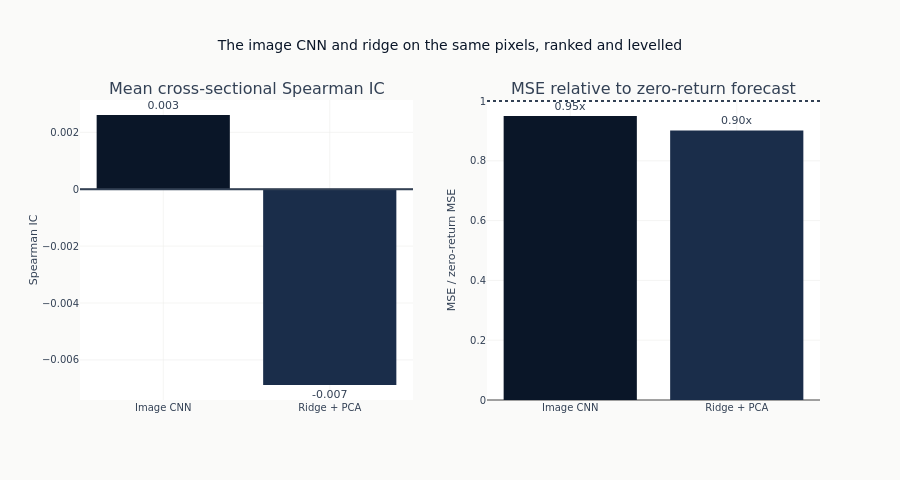

Notebook code cell kept with this figure:
### Markdown cell above
## The image CNN against the linear baseline

Two questions, two panels. The left asks whether the model ordered the funds usefully
on each date; the right asks whether its predicted return levels were closer than
predicting zero. A model can do better on one and worse on the other, and both are
reported because acting on a forecast uses the ordering while fitting one minimises
the squared error.

The baseline starts from the *same pixels*, reduces them to `n_components` principal
components and maps those linearly to the label. Holding the encoding fixed on both
sides is what makes the two comparable at all, but it does not isolate convolution:
the two pipelines also differ in how many inputs they see, in whether the map is
linear, and in how each is fitted and penalised. Read the bars as two pipelines
built on one encoding, not as a measurement of what convolution contributed.

Neither bar says anything about whether the encoding itself was worth doing. That
would need a model fitted on the raw window, which the earlier notebooks in this
section supply.

### Code cell
model_names = ["Image CNN", "Ridge + PCA"]
ic_values = [test_ic, ridge_ic]
mse_ratios = [test_mse / zero_mse, ridge_mse / zero_mse]
bar_palette = {"Image CNN": COLORS["blue"], "Ridge + PCA": COLORS["slate"]}

fig = make_subplots(
    rows=1,
    cols=2,
    subplot_titles=("Mean cross-sectional Spearman IC", "MSE relative to zero-return forecast"),
)
for model_name, ic_value, mse_ratio in zip(model_names, ic_values, mse_ratios, strict=True):
    fig.add_trace(
        go.Bar(
            x=[model_name],
            y=[ic_value],
            name=model_name,
            marker_color=bar_palette[model_name],
            text=[f"{ic_value:.3f}"],
            textposition="outside",
            showlegend=False,
        ),
        row=1,
        col=1,
    )
    fig.add_trace(
        go.Bar(
            x=[model_name],
            y=[mse_ratio],
            name=model_name,
            marker_color=bar_palette[model_name],
            text=[f"{mse_ratio:.2f}x"],
            textposition="outside",
            showlegend=False,
        ),
        row=1,
        col=2,
    )

fig.add_hline(y=0, line_color=COLORS["neutral"], row=1, col=1)
fig.add_hline(y=1, line_dash="dot", line_color=COLORS["neutral"], row=1, col=2)
fig.update_layout(
    title="The image CNN and ridge on the same pixels, ranked and levelled",
    height=480,
)
fig.update_yaxes(title_text="Spearman IC", row=1, col=1)
fig.update_yaxes(title_text="MSE / zero-return MSE", row=1, col=2)
show_plotly_with_alt(
    fig,
    "Two bar panels, one bar per model. The left panel gives each model's mean "
    "cross-sectional Spearman IC against a line at zero; the right gives its test MSE "
    "as a multiple of the zero forecast's, against a dotted line at one.",
)

### Figure 1 — Plotly figure (JSON) as saved in the notebook; plotly's stock layout.template omitted (floating-point values rounded to 4 significant figures)
{"data": [{"marker": {"color": "#0a1628"}, "name": "Image CNN", "showlegend": false, "text": ["0.003"], "textposition": "outside", "type": "bar", "x": ["Image CNN"], "xaxis": "x", "y": [0.002609], "yaxis": "y"}, {"marker": {"color": "#0a1628"}, "name": "Image CNN", "showlegend": false, "text": ["0.95x"], "textposition": "outside", "type": "bar", "x": ["Image CNN"], "xaxis": "x2", "y": [0.9502], "yaxis": "y2"}, {"marker": {"color": "#1a2d4a"}, "name": "Ridge + PCA", "showlegend": false, "text": ["-0.007"], "textposition": "outside", "type": "bar", "x": ["Ridge + PCA"], "xaxis": "x", "y": [-0.006882], "yaxis": "y"}, {"marker": {"color": "#1a2d4a"}, "name": "Ridge + PCA", "showlegend": false, "text": ["0.90x"], "textposition": "outside", "type": "bar", "x": ["Ridge + PCA"], "xaxis": "x2", "y": [0.9017], "yaxis": "y2"}], "layout": {"annotations": [{"font": {"size": 16}, "showarrow": false, "text": "Mean cross-sectional Spearman IC", "x": 0.225, "xanchor": "center", "xref": "paper", "y": 1.0, "yanchor": "bottom", "yref": "paper"}, {"font": {"size": 16}, "showarrow": false, "text": "MSE relative to zero-return forecast", "x": 0.775, "xanchor": "center", "xref": "paper", "y": 1.0, "yanchor": "bottom", "yref": "paper"}], "height": 480, "shapes": [{"line": {"color": "#334155"}, "type": "line", "x0": 0, "x1": 1, "xref": "x domain", "y0": 0, "y1": 0, "yref": "y"}, {"line": {"color": "#334155", "dash": "dot"}, "type": "line", "x0": 0, "x1": 1, "xref": "x2 domain", "y0": 1, "y1": 1, "yref": "y2"}], "title": {"text": "The image CNN and ridge on the same pixels, ranked and levelled"}, "xaxis": {"anchor": "y", "domain": [0.0, 0.45]}, "xaxis2": {"anchor": "y2", "domain": [0.55, 1.0]}, "yaxis": {"anchor": "x", "domain": [0.0, 1.0], "title": {"text": "Spearman IC"}}, "yaxis2": {"anchor": "x2", "domain": [0.0, 1.0], "title": {"text": "MSE / zero-return MSE"}}}}
